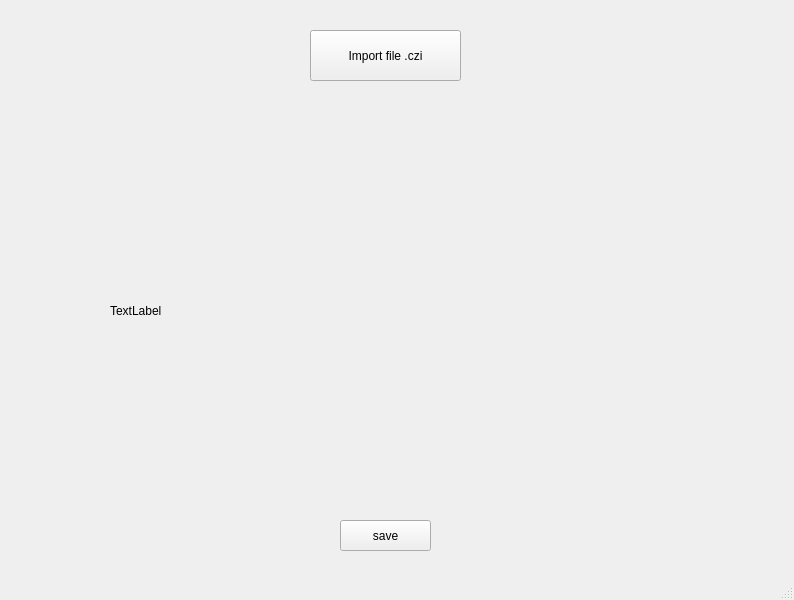
<?xml version="1.0" encoding="UTF-8"?>
<ui version="4.0">
 <class>MainWindow</class>
 <widget class="QMainWindow" name="MainWindow">
  <property name="geometry">
   <rect>
    <x>0</x>
    <y>0</y>
    <width>794</width>
    <height>600</height>
   </rect>
  </property>
  <property name="windowTitle">
   <string>MainWindow</string>
  </property>
  <widget class="QWidget" name="centralwidget">
   <widget class="QPushButton" name="importButton">
    <property name="geometry">
     <rect>
      <x>310</x>
      <y>30</y>
      <width>151</width>
      <height>51</height>
     </rect>
    </property>
    <property name="text">
     <string>Import file .czi</string>
    </property>
   </widget>
   <widget class="QLabel" name="imageLabel">
    <property name="geometry">
     <rect>
      <x>110</x>
      <y>120</y>
      <width>541</width>
      <height>381</height>
     </rect>
    </property>
    <property name="text">
     <string>TextLabel</string>
    </property>
   </widget>
   <widget class="QPushButton" name="saveButton">
    <property name="geometry">
     <rect>
      <x>340</x>
      <y>520</y>
      <width>91</width>
      <height>31</height>
     </rect>
    </property>
    <property name="text">
     <string>save</string>
    </property>
   </widget>
  </widget>
  <widget class="QMenuBar" name="menubar">
   <property name="geometry">
    <rect>
     <x>0</x>
     <y>0</y>
     <width>794</width>
     <height>22</height>
    </rect>
   </property>
  </widget>
  <widget class="QStatusBar" name="statusbar"/>
 </widget>
 <resources/>
 <connections/>
</ui>
